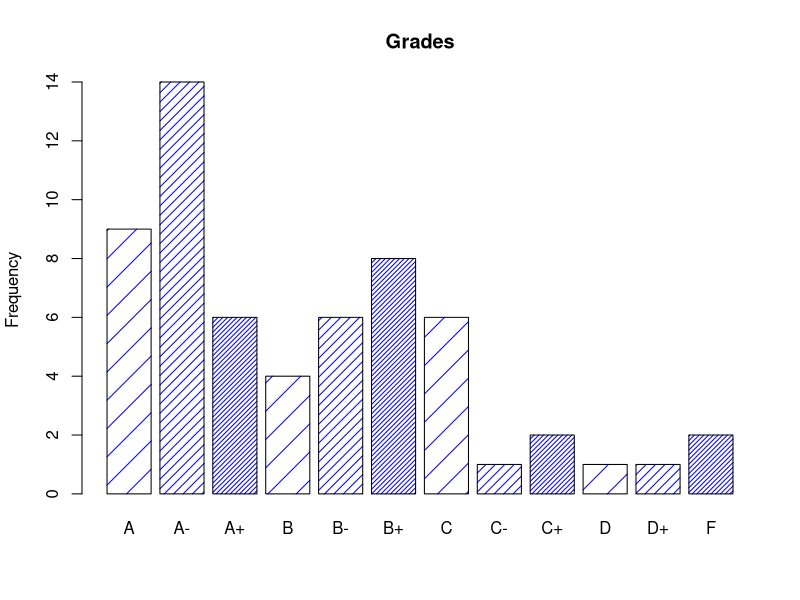
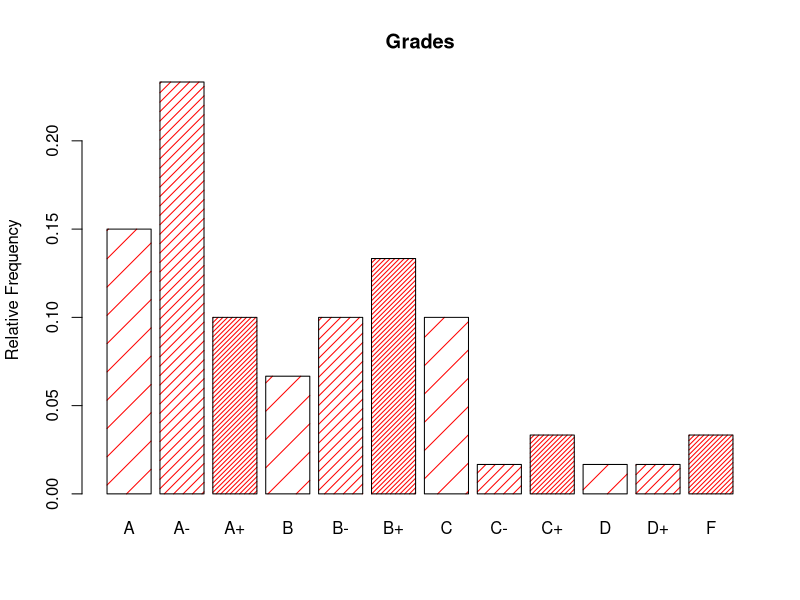
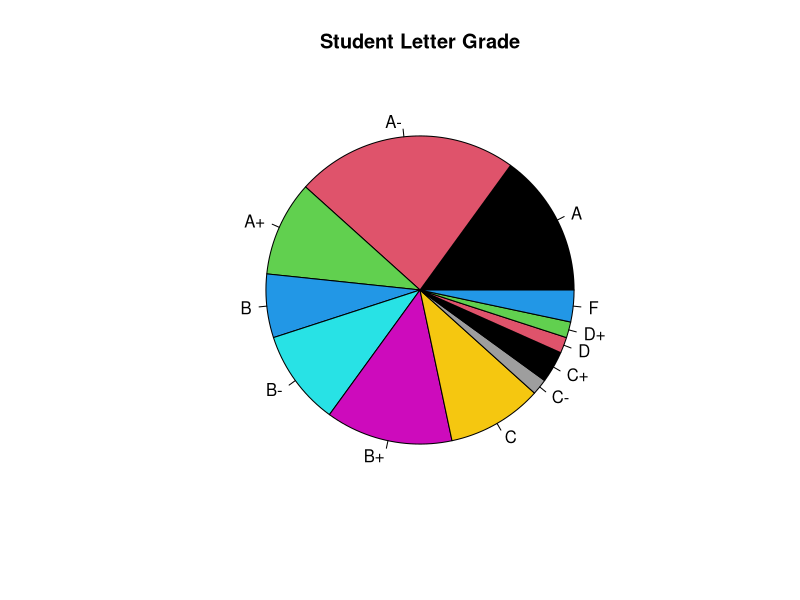
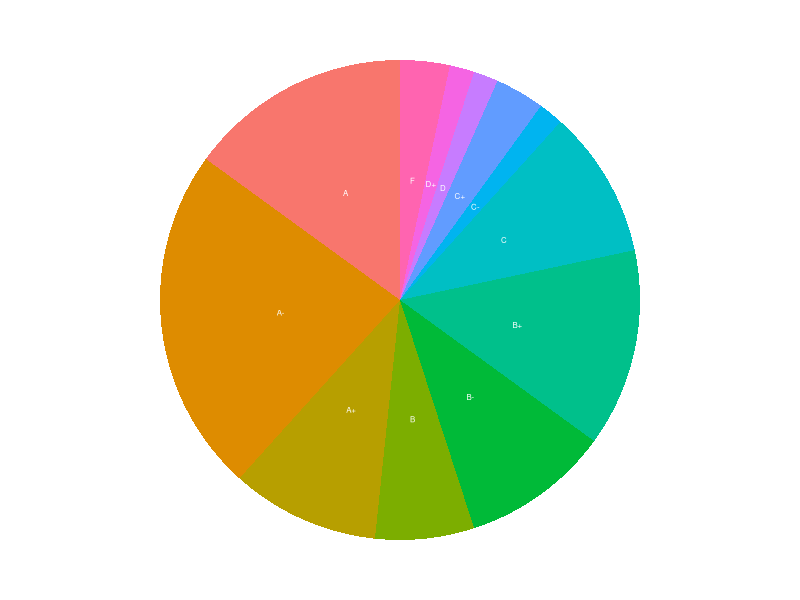
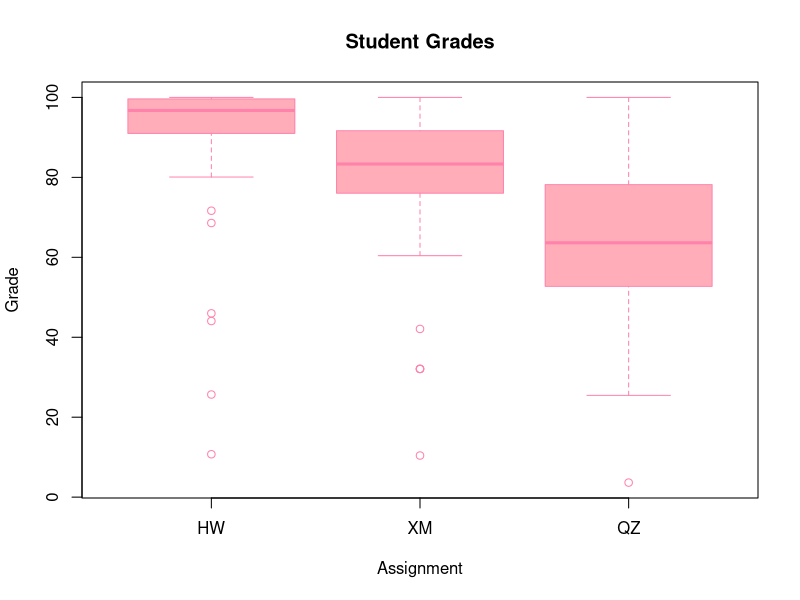

Reproduce these figures in R, in order.
## ---- chunk 1
library(ggplot2)
library(tidyverse)
## ---- chunk 2

categories = c("A+","A+","A+","A+","A+","A+","A","A","A","A","A","A","A","A","A","A-","A-","A-","A-","A-","A-","A-","A-","A-","A-","A-","A-","A-","A-","B+","B+","B+","B+","B+","B+","B+","B+","B","B","B","B","B-","B-","B-","B-","B-","B-","C+","C+","C","C","C","C","C","C","C-","D+","D","F","F")

counts = table(categories)
counts

## ---- chunk 3

texture = c(5, 15, 30, 5, 15, 30, 5, 15, 30, 5, 15, 30)

barplot(counts, main = "Grades", ylab="Frequency", density=texture, col="blue")

barplot(counts/length(categories), main = "Grades", ylab="Relative Frequency", density=texture, col="red")

## ---- chunk 4

pie(counts, col=c(1:12), main = "Student Letter Grade")

## ---- chunk 5

df = as.data.frame(counts)

ggplot(df, aes(x="", y=Freq, fill=categories)) + 
  geom_bar(width=1, stat="identity") + 
  coord_polar("y", start=0) +
      theme_void() + theme(legend.position="none") + 
      geom_text(aes(label=categories), position = position_stack(vjust = 0.5), color = "white", size=2)

## ---- chunk 6

Student = data.frame(
  id = c(1:60), 
  
  HW = c(96.93, 80.84, 99.62, 100, 90.8, 92.72, 80.08, 98.08, 96.55, 92.34, 44.06, 98.47, 95.79, 100,
         93.87, 91.19, 25.67, 71.65, 98.85, 100, 100, 100, 90.04, 91.57, 100, 96.17, 90.42, 91.57, 98.47,
         100, 100, 96.17, 68.58, 99.23, 100, 99.23, 97.7, 100, 95.02, 88.51, 98.85, 91.57, 83.14, 93.1,
         10.73, 100, 93.49, 86.21, 88.12, 99.62, 100, 100, 99.62, 45.98, 91.19, 97.32, 98.08, 98.08,
         99.23, 97.7), 
  
  XM = c(87.5, 42.08, 97.91, 91.66, 70.83, 79.16, 81.25, 77.08, 87.5, 68.75, 75, 87.5, 83.33, 95.83,
         85.41, 60.41, 68.75, 62.5, 81.25, 83.33, 89.58, 95.83, 77.08, 79.16, 83.33, 77.08, 32.08, 79.16,
         93.75, 97.91, 91.66, 77.08, 70.83, 87.5, 72.91, 85.41, 85.41, 75, 91.66, 79.16, 87.5, 87.5,
         85.41, 70.83, 32.08, 95.83, 79.16, 93.75, 77.08, 10.41, 93.75, 95.83, 95.83, 32.08, 87.5, 93.75,
         79.16, 83.33, 95.83, 100), 
  
  QZ = c(72.73, 40, 89.09, 78.18, 56.37, 63.64, 56.37, 56.37, 69.09, 36.37, 47.27, 63.64, 76.37, 90.91,
         60, 52.73, 25.46, 45.46, 52.73, 78.18, 63.64, 90.91, 43.64, 78.18, 67.27, 54.55, 47.27, 47.27,
         74.55, 69.09, 94.55, 36.37, 56.37, 60, 80, 83.64, 78.18, 76.37, 61.82, 65.46, 85.46, 63.64,
         74.55, 41.82, 3.64, 78.18, 63.64, 72.73, 50.91, 38.18, 100, 89.09, 80, 76.37, 52.73, 78.18,
         54.55, 63.64, 76.37, 78.18) )

## ---- chunk 7

summary(Student[,2:4])

## ---- chunk 8

boxplot(Student[,2:4], main="Student Grades", xlab="Assignment", ylab="Grade", border="palevioletred1", col="lightpink1")

## ---- chunk 9

## ---- chunk 10

## ---- chunk 11

